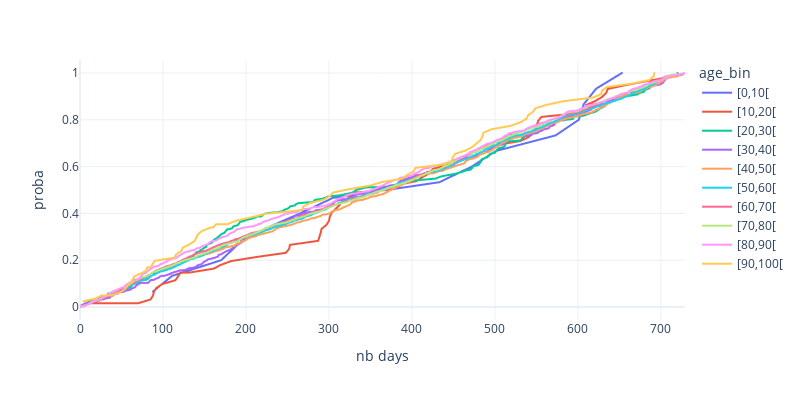

Write notebook code for a chart like this one.
### Code cell
preds_graph = preds[preds.age_bin!="[110,120["].sort_values(by=["age_bin", "time"])
fig = px.line(preds_graph, x="time", y="proba_readm", color="age_bin", width=800, height = 400)
fig.update_layout(dict(xaxis={'title' : 'nb days'}, yaxis={'title' : 'proba'}))

### Figure 1 — Plotly figure (JSON) as saved in the notebook; plotly's stock layout.template omitted (floating-point values rounded to 4 significant figures; data arrays with more than 128 entries replaced by an {"elided": "..."} marker saying what was removed)
{"data": [{"hovertemplate": "age_bin=[0,10[<br>time=%{x}<br>proba_readm=%{y}<extra></extra>", "legendgroup": "[0,10[", "line": {"color": "#636efa", "dash": "solid"}, "mode": "lines", "name": "[0,10[", "showlegend": true, "type": "scattergl", "x": [88, 111, 170, 190, 222, 265, 305, 433, 472, 501, 573, 601, 607, 622, 653], "xaxis": "x", "y": [0.06667, 0.1333, 0.2, 0.2667, 0.3333, 0.4, 0.4667, 0.5333, 0.6, 0.6667, 0.7333, 0.8, 0.8667, 0.9333, 1], "yaxis": "y"}, {"hovertemplate": "age_bin=[10,20[<br>time=%{x}<br>proba_readm=%{y}<extra></extra>", "legendgroup": "[10,20[", "line": {"color": "#EF553B", "dash": "solid"}, "mode": "lines", "name": "[10,20[", "showlegend": true, "type": "scattergl", "x": [6, 70, 85, 88, 89, 92, 99, 115, 118, 121, 132, 161, 170, 183, 184, 214, 248, 252, 253, 287, 290, 291, 297, 300, 301, 303, 308, 313, 316, 326, 327, 376, 384, 406, 413, 422, 425, 443, 448, 460, 471, 481, 502, 531, 541, 542, 549, 552, 556, 602, 609, 610, 621, 629, 634, 636, 658, 710, 729], "xaxis": "x", "y": [0.01613, 0.01613, 0.03253, 0.04892, 0.06532, 0.08172, 0.09812, 0.1145, 0.1309, 0.1473, 0.1473, 0.164, 0.1808, 0.1975, 0.1975, 0.2145, 0.2316, 0.2487, 0.2658, 0.2828, 0.317, 0.3341, 0.3511, 0.3682, 0.3853, 0.4024, 0.4194, 0.4365, 0.4536, 0.4707, 0.4877, 0.5048, 0.5219, 0.539, 0.556, 0.5731, 0.5902, 0.6073, 0.6243, 0.6414, 0.6585, 0.6756, 0.6926, 0.7097, 0.7268, 0.7439, 0.7609, 0.7951, 0.8122, 0.8292, 0.8463, 0.8634, 0.8805, 0.8975, 0.9146, 0.9317, 0.9488, 0.9829, 1], "yaxis": "y"}, {"hovertemplate": "age_bin=[20,30[<br>time=%{x}<br>proba_readm=%{y}<extra></extra>", "legendgroup": "[20,30[", "line": {"color": "#00cc96", "dash": "solid"}, "mode": "lines", "name": "[20,30[", "showlegend": true, "type": "scattergl", "x": {"elided": "191 int values"}, "xaxis": "x", "y": {"elided": "191 float values"}, "yaxis": "y"}, {"hovertemplate": "age_bin=[30,40[<br>time=%{x}<br>proba_readm=%{y}<extra></extra>", "legendgroup": "[30,40[", "line": {"color": "#ab63fa", "dash": "solid"}, "mode": "lines", "name": "[30,40[", "showlegend": true, "type": "scattergl", "x": {"elided": "371 int values"}, "xaxis": "x", "y": {"elided": "371 float values"}, "yaxis": "y"}, {"hovertemplate": "age_bin=[40,50[<br>time=%{x}<br>proba_readm=%{y}<extra></extra>", "legendgroup": "[40,50[", "line": {"color": "#FFA15A", "dash": "solid"}, "mode": "lines", "name": "[40,50[", "showlegend": true, "type": "scattergl", "x": {"elided": "613 int values"}, "xaxis": "x", "y": {"elided": "613 float values"}, "yaxis": "y"}, {"hovertemplate": "age_bin=[50,60[<br>time=%{x}<br>proba_readm=%{y}<extra></extra>", "legendgroup": "[50,60[", "line": {"color": "#19d3f3", "dash": "solid"}, "mode": "lines", "name": "[50,60[", "showlegend": true, "type": "scattergl", "x": {"elided": "717 int values"}, "xaxis": "x", "y": {"elided": "717 float values"}, "yaxis": "y"}, {"hovertemplate": "age_bin=[60,70[<br>time=%{x}<br>proba_readm=%{y}<extra></extra>", "legendgroup": "[60,70[", "line": {"color": "#FF6692", "dash": "solid"}, "mode": "lines", "name": "[60,70[", "showlegend": true, "type": "scattergl", "x": {"elided": "718 int values"}, "xaxis": "x", "y": {"elided": "718 float values"}, "yaxis": "y"}, {"hovertemplate": "age_bin=[70,80[<br>time=%{x}<br>proba_readm=%{y}<extra></extra>", "legendgroup": "[70,80[", "line": {"color": "#B6E880", "dash": "solid"}, "mode": "lines", "name": "[70,80[", "showlegend": true, "type": "scattergl", "x": {"elided": "698 int values"}, "xaxis": "x", "y": {"elided": "698 float values"}, "yaxis": "y"}, {"hovertemplate": "age_bin=[80,90[<br>time=%{x}<br>proba_readm=%{y}<extra></extra>", "legendgroup": "[80,90[", "line": {"color": "#FF97FF", "dash": "solid"}, "mode": "lines", "name": "[80,90[", "showlegend": true, "type": "scattergl", "x": {"elided": "536 int values"}, "xaxis": "x", "y": {"elided": "536 float values"}, "yaxis": "y"}, {"hovertemplate": "age_bin=[90,100[<br>time=%{x}<br>proba_readm=%{y}<extra></extra>", "legendgroup": "[90,100[", "line": {"color": "#FECB52", "dash": "solid"}, "mode": "lines", "name": "[90,100[", "showlegend": true, "type": "scattergl", "x": [4, 19, 26, 28, 31, 38, 48, 54, 60, 61, 63, 65, 72, 73, 80, 81, 85, 90, 114, 116, 122, 124, 132, 138, 140, 142, 147, 157, 160, 164, 178, 188, 207, 225, 268, 269, 277, 294, 301, 305, 325, 350, 364, 389, 394, 402, 404, 438, 448, 449, 452, 465, 473, 478, 483, 485, 486, 496, 519, 531, 538, 540, 546, 549, 563, 583, 618, 628, 629, 635, 665, 686, 691, 692], "xaxis": "x", "y": [0.02469, 0.03704, 0.04954, 0.04954, 0.04954, 0.04954, 0.06274, 0.07594, 0.1023, 0.1023, 0.1157, 0.1291, 0.1425, 0.1425, 0.1562, 0.1698, 0.1698, 0.1974, 0.2115, 0.2256, 0.2397, 0.2538, 0.2678, 0.2819, 0.2963, 0.3106, 0.325, 0.3394, 0.3394, 0.354, 0.354, 0.3691, 0.3841, 0.3991, 0.4141, 0.4292, 0.4442, 0.4592, 0.4742, 0.4892, 0.5043, 0.5193, 0.5343, 0.5493, 0.5644, 0.5794, 0.5944, 0.6094, 0.6244, 0.6395, 0.6545, 0.6695, 0.6845, 0.6996, 0.7146, 0.7296, 0.7446, 0.7596, 0.7747, 0.7897, 0.8047, 0.8197, 0.8348, 0.8498, 0.8648, 0.8798, 0.8948, 0.9099, 0.9249, 0.9399, 0.9549, 0.97, 0.985, 1], "yaxis": "y"}], "layout": {"height": 400, "legend": {"title": {"text": "age_bin"}, "tracegroupgap": 0}, "margin": {"t": 60}, "width": 800, "xaxis": {"anchor": "y", "domain": [0, 1], "title": {"text": "nb days"}}, "yaxis": {"anchor": "x", "domain": [0, 1], "title": {"text": "proba"}}}}
